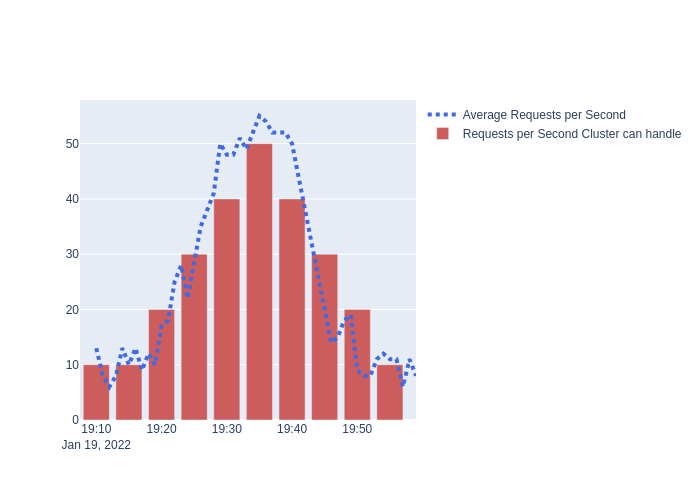

The Python source for this figure:
import plotly.graph_objects as go
import random 
import os

base_dir = os.path.dirname(__file__)

date_times_by_minute = [f'2022-01-19 19:{i}:00' for i in range(0, 60)]
requests_per_second = [
    #Stable for first 20 minutes
    *[random.randint(6, 13) for i in range(0, 20)],
    # Then a spike
    *[17, 18, 25, 28 , 22, 29, 35, 38, 41, 50],
    # stable for the next 10 minutes at 50 Requests per second + or - 5
    *[random.randint(45, 55) for i in range(0, 10)],
    # Then a ramp down to original levels over 10 minutes
    *[50, 44, 38, 32, 26, 20, 14, 15, 18, 19],
    # Then stability for the last 10 minutes
    *[random.randint(6, 13) for i in range(0, 10)],
]



server_size = 10
sample_rate = 5
server_count = 10
restrict_to_one_by_one = True

total_servers = []
date_times_by_n_minute = [f'2022-01-19 19:{i}:00' for i in range(0, 60, sample_rate)]
for i in range(0, 60, sample_rate):
    requests_per_second_average = sum(requests_per_second[i:i+sample_rate]) / sample_rate
    rounded_average = round(requests_per_second_average / server_size) * server_size
    
    if not restrict_to_one_by_one:
        total_servers.append(rounded_average)
        continue

    if rounded_average > server_count:
        server_count += server_size
    elif rounded_average < server_count:
        server_count -= server_size
    total_servers.append(server_count)
    

fig = go.Figure()
# Create and style traces
fig.add_trace(go.Scatter(x=date_times_by_minute, y=requests_per_second, name='Average Requests per Second',
                         line=dict(color='royalblue', width=4, dash='dot')))

fig.add_bar(x=date_times_by_n_minute, y=total_servers, name='Requests per Second\nCluster can handle', marker_color='indianred')
fig.write_image(f"{base_dir}/load_balanced_over_time_1_chart.png")
